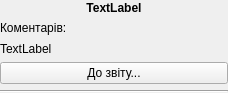
<?xml version="1.0" encoding="UTF-8"?>
<ui version="4.0">
 <class>AllCommentsWidget</class>
 <widget class="QWidget" name="AllCommentsWidget">
  <property name="geometry">
   <rect>
    <x>0</x>
    <y>0</y>
    <width>228</width>
    <height>93</height>
   </rect>
  </property>
  <property name="windowTitle">
   <string>Form</string>
  </property>
  <layout class="QVBoxLayout" name="verticalLayout">
   <property name="leftMargin">
    <number>0</number>
   </property>
   <property name="topMargin">
    <number>0</number>
   </property>
   <property name="rightMargin">
    <number>0</number>
   </property>
   <property name="bottomMargin">
    <number>0</number>
   </property>
   <item>
    <widget class="QLabel" name="reportLbl">
     <property name="font">
      <font>
       <weight>75</weight>
       <bold>true</bold>
      </font>
     </property>
     <property name="text">
      <string>TextLabel</string>
     </property>
     <property name="alignment">
      <set>Qt::AlignCenter</set>
     </property>
    </widget>
   </item>
   <item>
    <layout class="QFormLayout" name="formLayout">
     <item row="0" column="0">
      <widget class="QLabel" name="label">
       <property name="text">
        <string>Коментарів:</string>
       </property>
      </widget>
     </item>
     <item row="0" column="1">
      <widget class="QLabel" name="commentsCountLbl">
       <property name="text">
        <string/>
       </property>
      </widget>
     </item>
    </layout>
   </item>
   <item>
    <widget class="QLabel" name="textLbl">
     <property name="text">
      <string>TextLabel</string>
     </property>
     <property name="wordWrap">
      <bool>true</bool>
     </property>
    </widget>
   </item>
   <item>
    <widget class="QPushButton" name="goReportBtn">
     <property name="text">
      <string>До звіту...</string>
     </property>
    </widget>
   </item>
   <item>
    <widget class="Line" name="line">
     <property name="orientation">
      <enum>Qt::Horizontal</enum>
     </property>
    </widget>
   </item>
  </layout>
 </widget>
 <resources/>
 <connections/>
</ui>
